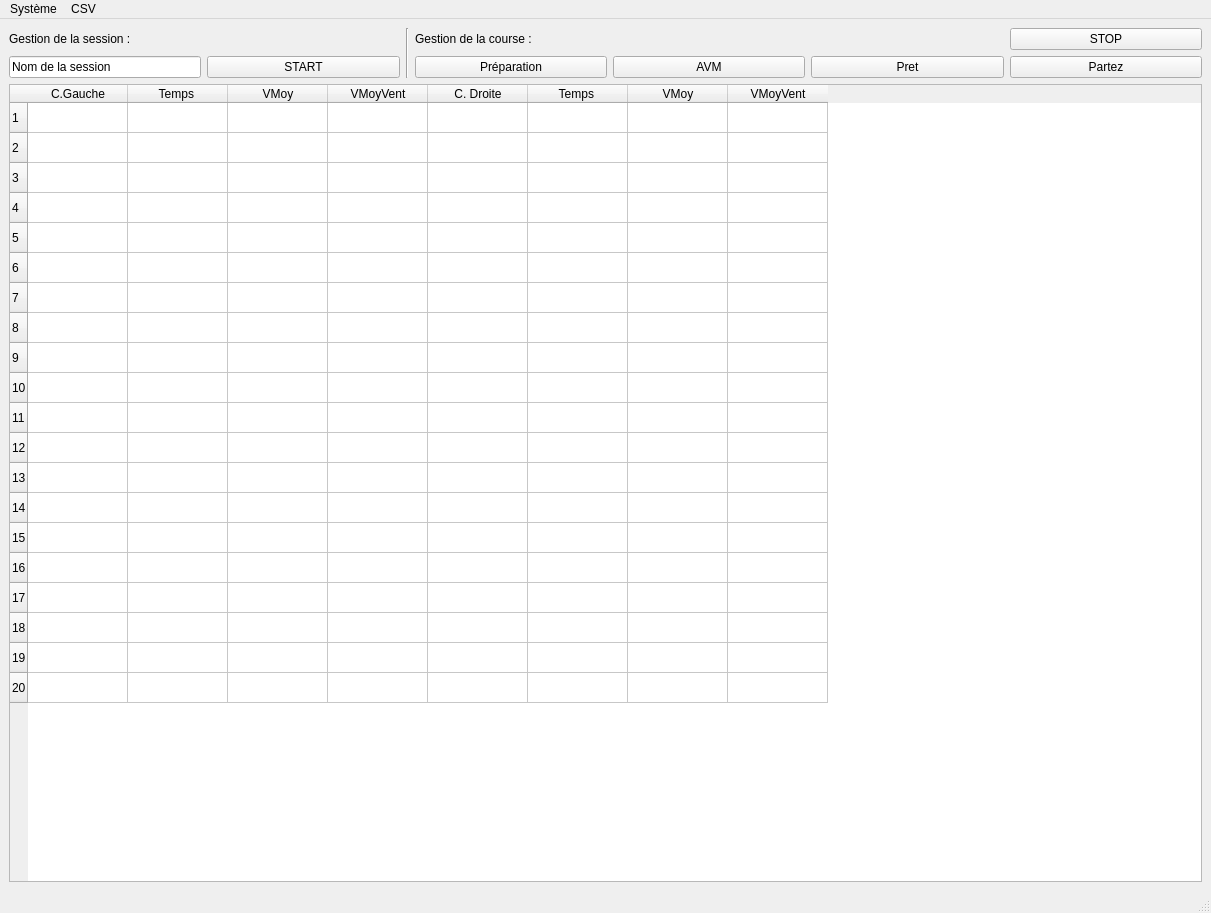
<?xml version="1.0" encoding="UTF-8"?>
<ui version="4.0">
 <class>CIhm</class>
 <widget class="QMainWindow" name="CIhm">
  <property name="geometry">
   <rect>
    <x>0</x>
    <y>0</y>
    <width>1211</width>
    <height>913</height>
   </rect>
  </property>
  <property name="windowTitle">
   <string>CIhm</string>
  </property>
  <widget class="QWidget" name="centralwidget">
   <layout class="QGridLayout" name="gridLayout_4">
    <item row="0" column="0">
     <layout class="QVBoxLayout" name="verticalLayout" stretch="0,1">
      <item>
       <layout class="QGridLayout" name="gridLayout" rowstretch="0,0,0">
        <property name="sizeConstraint">
         <enum>QLayout::SetDefaultConstraint</enum>
        </property>
        <item row="2" column="4">
         <widget class="QPushButton" name="pbAvm">
          <property name="text">
           <string>AVM</string>
          </property>
         </widget>
        </item>
        <item row="1" column="6">
         <widget class="QPushButton" name="pbStop">
          <property name="text">
           <string>STOP</string>
          </property>
         </widget>
        </item>
        <item row="2" column="0">
         <widget class="QLineEdit" name="leNomSession">
          <property name="sizePolicy">
           <sizepolicy hsizetype="Preferred" vsizetype="Fixed">
            <horstretch>0</horstretch>
            <verstretch>0</verstretch>
           </sizepolicy>
          </property>
          <property name="text">
           <string>Nom de la session</string>
          </property>
         </widget>
        </item>
        <item row="2" column="5">
         <widget class="QPushButton" name="pbPret">
          <property name="text">
           <string>Pret</string>
          </property>
         </widget>
        </item>
        <item row="2" column="6">
         <widget class="QPushButton" name="pbPartez">
          <property name="text">
           <string>Partez</string>
          </property>
         </widget>
        </item>
        <item row="1" column="3">
         <widget class="QLabel" name="label_2">
          <property name="text">
           <string>Gestion de la course :</string>
          </property>
         </widget>
        </item>
        <item row="2" column="3">
         <widget class="QPushButton" name="pbPreparation">
          <property name="text">
           <string>Préparation</string>
          </property>
         </widget>
        </item>
        <item row="2" column="1">
         <widget class="QPushButton" name="pbStart">
          <property name="text">
           <string>START</string>
          </property>
         </widget>
        </item>
        <item row="1" column="0">
         <widget class="QLabel" name="label">
          <property name="text">
           <string>Gestion de la session :</string>
          </property>
         </widget>
        </item>
        <item row="1" column="2" rowspan="2">
         <widget class="Line" name="line">
          <property name="orientation">
           <enum>Qt::Vertical</enum>
          </property>
         </widget>
        </item>
       </layout>
      </item>
      <item>
       <widget class="QTableWidget" name="tableWidget">
        <property name="showGrid">
         <bool>true</bool>
        </property>
        <property name="gridStyle">
         <enum>Qt::SolidLine</enum>
        </property>
        <row>
         <property name="text">
          <string>1</string>
         </property>
        </row>
        <row>
         <property name="text">
          <string>2</string>
         </property>
        </row>
        <row>
         <property name="text">
          <string>3</string>
         </property>
        </row>
        <row>
         <property name="text">
          <string>4</string>
         </property>
        </row>
        <row>
         <property name="text">
          <string>5</string>
         </property>
        </row>
        <row>
         <property name="text">
          <string>6</string>
         </property>
        </row>
        <row>
         <property name="text">
          <string>7</string>
         </property>
        </row>
        <row>
         <property name="text">
          <string>8</string>
         </property>
        </row>
        <row>
         <property name="text">
          <string>9</string>
         </property>
        </row>
        <row>
         <property name="text">
          <string>10</string>
         </property>
        </row>
        <row>
         <property name="text">
          <string>11</string>
         </property>
        </row>
        <row>
         <property name="text">
          <string>12</string>
         </property>
        </row>
        <row>
         <property name="text">
          <string>13</string>
         </property>
        </row>
        <row>
         <property name="text">
          <string>14</string>
         </property>
        </row>
        <row>
         <property name="text">
          <string>15</string>
         </property>
        </row>
        <row>
         <property name="text">
          <string>16</string>
         </property>
        </row>
        <row>
         <property name="text">
          <string>17</string>
         </property>
        </row>
        <row>
         <property name="text">
          <string>18</string>
         </property>
        </row>
        <row>
         <property name="text">
          <string>19</string>
         </property>
        </row>
        <row>
         <property name="text">
          <string>20</string>
         </property>
        </row>
        <column>
         <property name="text">
          <string>C.Gauche</string>
         </property>
        </column>
        <column>
         <property name="text">
          <string>Temps </string>
         </property>
        </column>
        <column>
         <property name="text">
          <string>VMoy</string>
         </property>
        </column>
        <column>
         <property name="text">
          <string>VMoyVent</string>
         </property>
        </column>
        <column>
         <property name="text">
          <string>C. Droite</string>
         </property>
        </column>
        <column>
         <property name="text">
          <string>Temps </string>
         </property>
        </column>
        <column>
         <property name="text">
          <string>VMoy</string>
         </property>
        </column>
        <column>
         <property name="text">
          <string>VMoyVent</string>
         </property>
        </column>
        <item row="0" column="1">
         <property name="text">
          <string/>
         </property>
         <property name="flags">
          <set>ItemIsDragEnabled|ItemIsDropEnabled|ItemIsUserCheckable|ItemIsEnabled</set>
         </property>
        </item>
        <item row="0" column="2">
         <property name="text">
          <string/>
         </property>
         <property name="flags">
          <set>ItemIsDragEnabled|ItemIsDropEnabled|ItemIsUserCheckable|ItemIsEnabled</set>
         </property>
        </item>
        <item row="0" column="3">
         <property name="text">
          <string/>
         </property>
         <property name="flags">
          <set>ItemIsDragEnabled|ItemIsDropEnabled|ItemIsUserCheckable|ItemIsEnabled</set>
         </property>
        </item>
        <item row="0" column="5">
         <property name="text">
          <string/>
         </property>
         <property name="flags">
          <set>ItemIsDragEnabled|ItemIsDropEnabled|ItemIsUserCheckable|ItemIsEnabled</set>
         </property>
        </item>
        <item row="0" column="6">
         <property name="text">
          <string/>
         </property>
         <property name="flags">
          <set>ItemIsDragEnabled|ItemIsDropEnabled|ItemIsUserCheckable|ItemIsEnabled</set>
         </property>
        </item>
        <item row="0" column="7">
         <property name="text">
          <string/>
         </property>
         <property name="flags">
          <set>ItemIsDragEnabled|ItemIsDropEnabled|ItemIsUserCheckable|ItemIsEnabled</set>
         </property>
        </item>
        <item row="1" column="1">
         <property name="text">
          <string/>
         </property>
         <property name="flags">
          <set>ItemIsDragEnabled|ItemIsDropEnabled|ItemIsUserCheckable|ItemIsEnabled</set>
         </property>
        </item>
        <item row="1" column="2">
         <property name="text">
          <string/>
         </property>
         <property name="flags">
          <set>ItemIsDragEnabled|ItemIsDropEnabled|ItemIsUserCheckable|ItemIsEnabled</set>
         </property>
        </item>
        <item row="1" column="3">
         <property name="text">
          <string/>
         </property>
         <property name="flags">
          <set>ItemIsDragEnabled|ItemIsDropEnabled|ItemIsUserCheckable|ItemIsEnabled</set>
         </property>
        </item>
        <item row="1" column="5">
         <property name="text">
          <string/>
         </property>
         <property name="flags">
          <set>ItemIsDragEnabled|ItemIsDropEnabled|ItemIsUserCheckable|ItemIsEnabled</set>
         </property>
        </item>
        <item row="1" column="6">
         <property name="text">
          <string/>
         </property>
         <property name="flags">
          <set>ItemIsDragEnabled|ItemIsDropEnabled|ItemIsUserCheckable|ItemIsEnabled</set>
         </property>
        </item>
        <item row="1" column="7">
         <property name="text">
          <string/>
         </property>
         <property name="flags">
          <set>ItemIsDragEnabled|ItemIsDropEnabled|ItemIsUserCheckable|ItemIsEnabled</set>
         </property>
        </item>
        <item row="2" column="1">
         <property name="text">
          <string/>
         </property>
         <property name="flags">
          <set>ItemIsDragEnabled|ItemIsDropEnabled|ItemIsUserCheckable|ItemIsEnabled</set>
         </property>
        </item>
        <item row="2" column="2">
         <property name="text">
          <string/>
         </property>
         <property name="flags">
          <set>ItemIsDragEnabled|ItemIsDropEnabled|ItemIsUserCheckable|ItemIsEnabled</set>
         </property>
        </item>
        <item row="2" column="3">
         <property name="text">
          <string/>
         </property>
         <property name="flags">
          <set>ItemIsDragEnabled|ItemIsDropEnabled|ItemIsUserCheckable|ItemIsEnabled</set>
         </property>
        </item>
        <item row="2" column="5">
         <property name="text">
          <string/>
         </property>
         <property name="flags">
          <set>ItemIsDragEnabled|ItemIsDropEnabled|ItemIsUserCheckable|ItemIsEnabled</set>
         </property>
        </item>
        <item row="2" column="6">
         <property name="text">
          <string/>
         </property>
         <property name="flags">
          <set>ItemIsDragEnabled|ItemIsDropEnabled|ItemIsUserCheckable|ItemIsEnabled</set>
         </property>
        </item>
        <item row="2" column="7">
         <property name="text">
          <string/>
         </property>
         <property name="flags">
          <set>ItemIsDragEnabled|ItemIsDropEnabled|ItemIsUserCheckable|ItemIsEnabled</set>
         </property>
        </item>
        <item row="3" column="1">
         <property name="text">
          <string/>
         </property>
         <property name="flags">
          <set>ItemIsDragEnabled|ItemIsDropEnabled|ItemIsUserCheckable|ItemIsEnabled</set>
         </property>
        </item>
        <item row="3" column="2">
         <property name="text">
          <string/>
         </property>
         <property name="flags">
          <set>ItemIsDragEnabled|ItemIsDropEnabled|ItemIsUserCheckable|ItemIsEnabled</set>
         </property>
        </item>
        <item row="3" column="3">
         <property name="text">
          <string/>
         </property>
         <property name="flags">
          <set>ItemIsDragEnabled|ItemIsDropEnabled|ItemIsUserCheckable|ItemIsEnabled</set>
         </property>
        </item>
        <item row="3" column="5">
         <property name="text">
          <string/>
         </property>
         <property name="flags">
          <set>ItemIsDragEnabled|ItemIsDropEnabled|ItemIsUserCheckable|ItemIsEnabled</set>
         </property>
        </item>
        <item row="3" column="6">
         <property name="text">
          <string/>
         </property>
         <property name="flags">
          <set>ItemIsDragEnabled|ItemIsDropEnabled|ItemIsUserCheckable|ItemIsEnabled</set>
         </property>
        </item>
        <item row="3" column="7">
         <property name="text">
          <string/>
         </property>
         <property name="flags">
          <set>ItemIsDragEnabled|ItemIsDropEnabled|ItemIsUserCheckable|ItemIsEnabled</set>
         </property>
        </item>
        <item row="4" column="1">
         <property name="text">
          <string/>
         </property>
         <property name="flags">
          <set>ItemIsDragEnabled|ItemIsDropEnabled|ItemIsUserCheckable|ItemIsEnabled</set>
         </property>
        </item>
        <item row="4" column="2">
         <property name="text">
          <string/>
         </property>
         <property name="flags">
          <set>ItemIsDragEnabled|ItemIsDropEnabled|ItemIsUserCheckable|ItemIsEnabled</set>
         </property>
        </item>
        <item row="4" column="3">
         <property name="text">
          <string/>
         </property>
         <property name="flags">
          <set>ItemIsDragEnabled|ItemIsDropEnabled|ItemIsUserCheckable|ItemIsEnabled</set>
         </property>
        </item>
        <item row="4" column="5">
         <property name="text">
          <string/>
         </property>
         <property name="flags">
          <set>ItemIsDragEnabled|ItemIsDropEnabled|ItemIsUserCheckable|ItemIsEnabled</set>
         </property>
        </item>
        <item row="4" column="6">
         <property name="text">
          <string/>
         </property>
         <property name="flags">
          <set>ItemIsDragEnabled|ItemIsDropEnabled|ItemIsUserCheckable|ItemIsEnabled</set>
         </property>
        </item>
        <item row="4" column="7">
         <property name="text">
          <string/>
         </property>
         <property name="flags">
          <set>ItemIsDragEnabled|ItemIsDropEnabled|ItemIsUserCheckable|ItemIsEnabled</set>
         </property>
        </item>
        <item row="5" column="1">
         <property name="text">
          <string/>
         </property>
         <property name="flags">
          <set>ItemIsDragEnabled|ItemIsDropEnabled|ItemIsUserCheckable|ItemIsEnabled</set>
         </property>
        </item>
        <item row="5" column="2">
         <property name="text">
          <string/>
         </property>
         <property name="flags">
          <set>ItemIsDragEnabled|ItemIsDropEnabled|ItemIsUserCheckable|ItemIsEnabled</set>
         </property>
        </item>
        <item row="5" column="3">
         <property name="text">
          <string/>
         </property>
         <property name="flags">
          <set>ItemIsDragEnabled|ItemIsDropEnabled|ItemIsUserCheckable|ItemIsEnabled</set>
         </property>
        </item>
        <item row="5" column="5">
         <property name="text">
          <string/>
         </property>
         <property name="flags">
          <set>ItemIsDragEnabled|ItemIsDropEnabled|ItemIsUserCheckable|ItemIsEnabled</set>
         </property>
        </item>
        <item row="5" column="6">
         <property name="text">
          <string/>
         </property>
         <property name="flags">
          <set>ItemIsDragEnabled|ItemIsDropEnabled|ItemIsUserCheckable|ItemIsEnabled</set>
         </property>
        </item>
        <item row="5" column="7">
         <property name="text">
          <string/>
         </property>
         <property name="flags">
          <set>ItemIsDragEnabled|ItemIsDropEnabled|ItemIsUserCheckable|ItemIsEnabled</set>
         </property>
        </item>
        <item row="6" column="1">
         <property name="text">
          <string/>
         </property>
         <property name="flags">
          <set>ItemIsDragEnabled|ItemIsDropEnabled|ItemIsUserCheckable|ItemIsEnabled</set>
         </property>
        </item>
        <item row="6" column="2">
         <property name="text">
          <string/>
         </property>
         <property name="flags">
          <set>ItemIsDragEnabled|ItemIsDropEnabled|ItemIsUserCheckable|ItemIsEnabled</set>
         </property>
        </item>
        <item row="6" column="3">
         <property name="text">
          <string/>
         </property>
         <property name="flags">
          <set>ItemIsDragEnabled|ItemIsDropEnabled|ItemIsUserCheckable|ItemIsEnabled</set>
         </property>
        </item>
        <item row="6" column="5">
         <property name="text">
          <string/>
         </property>
         <property name="flags">
          <set>ItemIsDragEnabled|ItemIsDropEnabled|ItemIsUserCheckable|ItemIsEnabled</set>
         </property>
        </item>
        <item row="6" column="6">
         <property name="text">
          <string/>
         </property>
         <property name="flags">
          <set>ItemIsDragEnabled|ItemIsDropEnabled|ItemIsUserCheckable|ItemIsEnabled</set>
         </property>
        </item>
        <item row="6" column="7">
         <property name="text">
          <string/>
         </property>
         <property name="flags">
          <set>ItemIsDragEnabled|ItemIsDropEnabled|ItemIsUserCheckable|ItemIsEnabled</set>
         </property>
        </item>
        <item row="7" column="1">
         <property name="text">
          <string/>
         </property>
         <property name="flags">
          <set>ItemIsDragEnabled|ItemIsDropEnabled|ItemIsUserCheckable|ItemIsEnabled</set>
         </property>
        </item>
        <item row="7" column="2">
         <property name="text">
          <string/>
         </property>
         <property name="flags">
          <set>ItemIsDragEnabled|ItemIsDropEnabled|ItemIsUserCheckable|ItemIsEnabled</set>
         </property>
        </item>
        <item row="7" column="3">
         <property name="text">
          <string/>
         </property>
         <property name="flags">
          <set>ItemIsDragEnabled|ItemIsDropEnabled|ItemIsUserCheckable|ItemIsEnabled</set>
         </property>
        </item>
        <item row="7" column="5">
         <property name="text">
          <string/>
         </property>
         <property name="flags">
          <set>ItemIsDragEnabled|ItemIsDropEnabled|ItemIsUserCheckable|ItemIsEnabled</set>
         </property>
        </item>
        <item row="7" column="6">
         <property name="text">
          <string/>
         </property>
         <property name="flags">
          <set>ItemIsDragEnabled|ItemIsDropEnabled|ItemIsUserCheckable|ItemIsEnabled</set>
         </property>
        </item>
        <item row="7" column="7">
         <property name="text">
          <string/>
         </property>
         <property name="flags">
          <set>ItemIsDragEnabled|ItemIsDropEnabled|ItemIsUserCheckable|ItemIsEnabled</set>
         </property>
        </item>
        <item row="8" column="1">
         <property name="text">
          <string/>
         </property>
         <property name="flags">
          <set>ItemIsDragEnabled|ItemIsDropEnabled|ItemIsUserCheckable|ItemIsEnabled</set>
         </property>
        </item>
        <item row="8" column="2">
         <property name="text">
          <string/>
         </property>
         <property name="flags">
          <set>ItemIsDragEnabled|ItemIsDropEnabled|ItemIsUserCheckable|ItemIsEnabled</set>
         </property>
        </item>
        <item row="8" column="3">
         <property name="text">
          <string/>
         </property>
         <property name="flags">
          <set>ItemIsDragEnabled|ItemIsDropEnabled|ItemIsUserCheckable|ItemIsEnabled</set>
         </property>
        </item>
        <item row="8" column="5">
         <property name="text">
          <string/>
         </property>
         <property name="flags">
          <set>ItemIsDragEnabled|ItemIsDropEnabled|ItemIsUserCheckable|ItemIsEnabled</set>
         </property>
        </item>
        <item row="8" column="6">
         <property name="text">
          <string/>
         </property>
         <property name="flags">
          <set>ItemIsDragEnabled|ItemIsDropEnabled|ItemIsUserCheckable|ItemIsEnabled</set>
         </property>
        </item>
        <item row="8" column="7">
         <property name="text">
          <string/>
         </property>
         <property name="flags">
          <set>ItemIsDragEnabled|ItemIsDropEnabled|ItemIsUserCheckable|ItemIsEnabled</set>
         </property>
        </item>
        <item row="9" column="1">
         <property name="text">
          <string/>
         </property>
         <property name="flags">
          <set>ItemIsDragEnabled|ItemIsDropEnabled|ItemIsUserCheckable|ItemIsEnabled</set>
         </property>
        </item>
        <item row="9" column="2">
         <property name="text">
          <string/>
         </property>
         <property name="flags">
          <set>ItemIsDragEnabled|ItemIsDropEnabled|ItemIsUserCheckable|ItemIsEnabled</set>
         </property>
        </item>
        <item row="9" column="3">
         <property name="text">
          <string/>
         </property>
         <property name="flags">
          <set>ItemIsDragEnabled|ItemIsDropEnabled|ItemIsUserCheckable|ItemIsEnabled</set>
         </property>
        </item>
        <item row="9" column="5">
         <property name="text">
          <string/>
         </property>
         <property name="flags">
          <set>ItemIsDragEnabled|ItemIsDropEnabled|ItemIsUserCheckable|ItemIsEnabled</set>
         </property>
        </item>
        <item row="9" column="6">
         <property name="text">
          <string/>
         </property>
         <property name="flags">
          <set>ItemIsDragEnabled|ItemIsDropEnabled|ItemIsUserCheckable|ItemIsEnabled</set>
         </property>
        </item>
        <item row="9" column="7">
         <property name="text">
          <string/>
         </property>
         <property name="flags">
          <set>ItemIsDragEnabled|ItemIsDropEnabled|ItemIsUserCheckable|ItemIsEnabled</set>
         </property>
        </item>
        <item row="10" column="1">
         <property name="text">
          <string/>
         </property>
         <property name="flags">
          <set>ItemIsDragEnabled|ItemIsDropEnabled|ItemIsUserCheckable|ItemIsEnabled</set>
         </property>
        </item>
        <item row="10" column="2">
         <property name="text">
          <string/>
         </property>
         <property name="flags">
          <set>ItemIsDragEnabled|ItemIsDropEnabled|ItemIsUserCheckable|ItemIsEnabled</set>
         </property>
        </item>
        <item row="10" column="3">
         <property name="text">
          <string/>
         </property>
         <property name="flags">
          <set>ItemIsDragEnabled|ItemIsDropEnabled|ItemIsUserCheckable|ItemIsEnabled</set>
         </property>
        </item>
        <item row="10" column="5">
         <property name="text">
          <string/>
         </property>
         <property name="flags">
          <set>ItemIsDragEnabled|ItemIsDropEnabled|ItemIsUserCheckable|ItemIsEnabled</set>
         </property>
        </item>
        <item row="10" column="6">
         <property name="text">
          <string/>
         </property>
         <property name="flags">
          <set>ItemIsDragEnabled|ItemIsDropEnabled|ItemIsUserCheckable|ItemIsEnabled</set>
         </property>
        </item>
        <item row="10" column="7">
         <property name="text">
          <string/>
         </property>
         <property name="flags">
          <set>ItemIsDragEnabled|ItemIsDropEnabled|ItemIsUserCheckable|ItemIsEnabled</set>
         </property>
        </item>
        <item row="11" column="1">
         <property name="text">
          <string/>
         </property>
         <property name="flags">
          <set>ItemIsDragEnabled|ItemIsDropEnabled|ItemIsUserCheckable|ItemIsEnabled</set>
         </property>
        </item>
        <item row="11" column="2">
         <property name="text">
          <string/>
         </property>
         <property name="flags">
          <set>ItemIsDragEnabled|ItemIsDropEnabled|ItemIsUserCheckable|ItemIsEnabled</set>
         </property>
        </item>
        <item row="11" column="3">
         <property name="text">
          <string/>
         </property>
         <property name="flags">
          <set>ItemIsDragEnabled|ItemIsDropEnabled|ItemIsUserCheckable|ItemIsEnabled</set>
         </property>
        </item>
        <item row="11" column="5">
         <property name="text">
          <string/>
         </property>
         <property name="flags">
          <set>ItemIsDragEnabled|ItemIsDropEnabled|ItemIsUserCheckable|ItemIsEnabled</set>
         </property>
        </item>
        <item row="11" column="6">
         <property name="text">
          <string/>
         </property>
         <property name="flags">
          <set>ItemIsDragEnabled|ItemIsDropEnabled|ItemIsUserCheckable|ItemIsEnabled</set>
         </property>
        </item>
        <item row="11" column="7">
         <property name="text">
          <string/>
         </property>
         <property name="flags">
          <set>ItemIsDragEnabled|ItemIsDropEnabled|ItemIsUserCheckable|ItemIsEnabled</set>
         </property>
        </item>
        <item row="12" column="1">
         <property name="text">
          <string/>
         </property>
         <property name="flags">
          <set>ItemIsDragEnabled|ItemIsDropEnabled|ItemIsUserCheckable|ItemIsEnabled</set>
         </property>
        </item>
        <item row="12" column="2">
         <property name="text">
          <string/>
         </property>
         <property name="flags">
          <set>ItemIsDragEnabled|ItemIsDropEnabled|ItemIsUserCheckable|ItemIsEnabled</set>
         </property>
        </item>
        <item row="12" column="3">
         <property name="text">
          <string/>
         </property>
         <property name="flags">
          <set>ItemIsDragEnabled|ItemIsDropEnabled|ItemIsUserCheckable|ItemIsEnabled</set>
         </property>
        </item>
        <item row="12" column="5">
         <property name="text">
          <string/>
         </property>
         <property name="flags">
          <set>ItemIsDragEnabled|ItemIsDropEnabled|ItemIsUserCheckable|ItemIsEnabled</set>
         </property>
        </item>
        <item row="12" column="6">
         <property name="text">
          <string/>
         </property>
         <property name="flags">
          <set>ItemIsDragEnabled|ItemIsDropEnabled|ItemIsUserCheckable|ItemIsEnabled</set>
         </property>
        </item>
        <item row="12" column="7">
         <property name="text">
          <string/>
         </property>
         <property name="flags">
          <set>ItemIsDragEnabled|ItemIsDropEnabled|ItemIsUserCheckable|ItemIsEnabled</set>
         </property>
        </item>
        <item row="13" column="1">
         <property name="text">
          <string/>
         </property>
         <property name="flags">
          <set>ItemIsDragEnabled|ItemIsDropEnabled|ItemIsUserCheckable|ItemIsEnabled</set>
         </property>
        </item>
        <item row="13" column="2">
         <property name="text">
          <string/>
         </property>
         <property name="flags">
          <set>ItemIsDragEnabled|ItemIsDropEnabled|ItemIsUserCheckable|ItemIsEnabled</set>
         </property>
        </item>
        <item row="13" column="3">
         <property name="text">
          <string/>
         </property>
         <property name="flags">
          <set>ItemIsDragEnabled|ItemIsDropEnabled|ItemIsUserCheckable|ItemIsEnabled</set>
         </property>
        </item>
        <item row="13" column="5">
         <property name="text">
          <string/>
         </property>
         <property name="flags">
          <set>ItemIsDragEnabled|ItemIsDropEnabled|ItemIsUserCheckable|ItemIsEnabled</set>
         </property>
        </item>
        <item row="13" column="6">
         <property name="text">
          <string/>
         </property>
         <property name="flags">
          <set>ItemIsDragEnabled|ItemIsDropEnabled|ItemIsUserCheckable|ItemIsEnabled</set>
         </property>
        </item>
        <item row="13" column="7">
         <property name="text">
          <string/>
         </property>
         <property name="flags">
          <set>ItemIsDragEnabled|ItemIsDropEnabled|ItemIsUserCheckable|ItemIsEnabled</set>
         </property>
        </item>
        <item row="14" column="1">
         <property name="text">
          <string/>
         </property>
         <property name="flags">
          <set>ItemIsDragEnabled|ItemIsDropEnabled|ItemIsUserCheckable|ItemIsEnabled</set>
         </property>
        </item>
        <item row="14" column="2">
         <property name="text">
          <string/>
         </property>
         <property name="flags">
          <set>ItemIsDragEnabled|ItemIsDropEnabled|ItemIsUserCheckable|ItemIsEnabled</set>
         </property>
        </item>
        <item row="14" column="3">
         <property name="text">
          <string/>
         </property>
         <property name="flags">
          <set>ItemIsDragEnabled|ItemIsDropEnabled|ItemIsUserCheckable|ItemIsEnabled</set>
         </property>
        </item>
        <item row="14" column="5">
         <property name="text">
          <string/>
         </property>
         <property name="flags">
          <set>ItemIsDragEnabled|ItemIsDropEnabled|ItemIsUserCheckable|ItemIsEnabled</set>
         </property>
        </item>
        <item row="14" column="6">
         <property name="text">
          <string/>
         </property>
         <property name="flags">
          <set>ItemIsDragEnabled|ItemIsDropEnabled|ItemIsUserCheckable|ItemIsEnabled</set>
         </property>
        </item>
        <item row="14" column="7">
         <property name="text">
          <string/>
         </property>
         <property name="flags">
          <set>ItemIsDragEnabled|ItemIsDropEnabled|ItemIsUserCheckable|ItemIsEnabled</set>
         </property>
        </item>
        <item row="15" column="1">
         <property name="text">
          <string/>
         </property>
         <property name="flags">
          <set>ItemIsDragEnabled|ItemIsDropEnabled|ItemIsUserCheckable|ItemIsEnabled</set>
         </property>
        </item>
        <item row="15" column="2">
         <property name="text">
          <string/>
         </property>
         <property name="flags">
          <set>ItemIsDragEnabled|ItemIsDropEnabled|ItemIsUserCheckable|ItemIsEnabled</set>
         </property>
        </item>
        <item row="15" column="3">
         <property name="text">
          <string/>
         </property>
         <property name="flags">
          <set>ItemIsDragEnabled|ItemIsDropEnabled|ItemIsUserCheckable|ItemIsEnabled</set>
         </property>
        </item>
        <item row="15" column="5">
         <property name="text">
          <string/>
         </property>
         <property name="flags">
          <set>ItemIsDragEnabled|ItemIsDropEnabled|ItemIsUserCheckable|ItemIsEnabled</set>
         </property>
        </item>
        <item row="15" column="6">
         <property name="text">
          <string/>
         </property>
         <property name="flags">
          <set>ItemIsDragEnabled|ItemIsDropEnabled|ItemIsUserCheckable|ItemIsEnabled</set>
         </property>
        </item>
        <item row="15" column="7">
         <property name="text">
          <string/>
         </property>
         <property name="flags">
          <set>ItemIsDragEnabled|ItemIsDropEnabled|ItemIsUserCheckable|ItemIsEnabled</set>
         </property>
        </item>
        <item row="16" column="1">
         <property name="text">
          <string/>
         </property>
         <property name="flags">
          <set>ItemIsDragEnabled|ItemIsDropEnabled|ItemIsUserCheckable|ItemIsEnabled</set>
         </property>
        </item>
        <item row="16" column="2">
         <property name="text">
          <string/>
         </property>
         <property name="flags">
          <set>ItemIsDragEnabled|ItemIsDropEnabled|ItemIsUserCheckable|ItemIsEnabled</set>
         </property>
        </item>
        <item row="16" column="3">
         <property name="text">
          <string/>
         </property>
         <property name="flags">
          <set>ItemIsDragEnabled|ItemIsDropEnabled|ItemIsUserCheckable|ItemIsEnabled</set>
         </property>
        </item>
        <item row="16" column="5">
         <property name="text">
          <string/>
         </property>
         <property name="flags">
          <set>ItemIsDragEnabled|ItemIsDropEnabled|ItemIsUserCheckable|ItemIsEnabled</set>
         </property>
        </item>
        <item row="16" column="6">
         <property name="text">
          <string/>
         </property>
         <property name="flags">
          <set>ItemIsDragEnabled|ItemIsDropEnabled|ItemIsUserCheckable|ItemIsEnabled</set>
         </property>
        </item>
        <item row="16" column="7">
         <property name="text">
          <string/>
         </property>
         <property name="flags">
          <set>ItemIsDragEnabled|ItemIsDropEnabled|ItemIsUserCheckable|ItemIsEnabled</set>
         </property>
        </item>
        <item row="17" column="1">
         <property name="text">
          <string/>
         </property>
         <property name="flags">
          <set>ItemIsDragEnabled|ItemIsDropEnabled|ItemIsUserCheckable|ItemIsEnabled</set>
         </property>
        </item>
        <item row="17" column="2">
         <property name="text">
          <string/>
         </property>
         <property name="flags">
          <set>ItemIsDragEnabled|ItemIsDropEnabled|ItemIsUserCheckable|ItemIsEnabled</set>
         </property>
        </item>
        <item row="17" column="3">
         <property name="text">
          <string/>
         </property>
         <property name="flags">
          <set>ItemIsDragEnabled|ItemIsDropEnabled|ItemIsUserCheckable|ItemIsEnabled</set>
         </property>
        </item>
        <item row="17" column="5">
         <property name="text">
          <string/>
         </property>
         <property name="flags">
          <set>ItemIsDragEnabled|ItemIsDropEnabled|ItemIsUserCheckable|ItemIsEnabled</set>
         </property>
        </item>
        <item row="17" column="6">
         <property name="text">
          <string/>
         </property>
         <property name="flags">
          <set>ItemIsDragEnabled|ItemIsDropEnabled|ItemIsUserCheckable|ItemIsEnabled</set>
         </property>
        </item>
        <item row="17" column="7">
         <property name="text">
          <string/>
         </property>
         <property name="flags">
          <set>ItemIsDragEnabled|ItemIsDropEnabled|ItemIsUserCheckable|ItemIsEnabled</set>
         </property>
        </item>
        <item row="18" column="1">
         <property name="text">
          <string/>
         </property>
         <property name="flags">
          <set>ItemIsDragEnabled|ItemIsDropEnabled|ItemIsUserCheckable|ItemIsEnabled</set>
         </property>
        </item>
        <item row="18" column="2">
         <property name="text">
          <string/>
         </property>
         <property name="flags">
          <set>ItemIsEditable|ItemIsDragEnabled|ItemIsDropEnabled|ItemIsUserCheckable|ItemIsEnabled</set>
         </property>
        </item>
        <item row="18" column="3">
         <property name="text">
          <string/>
         </property>
         <property name="flags">
          <set>ItemIsDragEnabled|ItemIsDropEnabled|ItemIsUserCheckable|ItemIsEnabled</set>
         </property>
        </item>
        <item row="18" column="5">
         <property name="text">
          <string/>
         </property>
         <property name="flags">
          <set>ItemIsDragEnabled|ItemIsDropEnabled|ItemIsUserCheckable|ItemIsEnabled</set>
         </property>
        </item>
        <item row="18" column="6">
         <property name="text">
          <string/>
         </property>
         <property name="flags">
          <set>ItemIsDragEnabled|ItemIsDropEnabled|ItemIsUserCheckable|ItemIsEnabled</set>
         </property>
        </item>
        <item row="18" column="7">
         <property name="text">
          <string/>
         </property>
         <property name="flags">
          <set>ItemIsDragEnabled|ItemIsDropEnabled|ItemIsUserCheckable|ItemIsEnabled</set>
         </property>
        </item>
        <item row="19" column="1">
         <property name="text">
          <string/>
         </property>
         <property name="flags">
          <set>ItemIsDragEnabled|ItemIsDropEnabled|ItemIsUserCheckable|ItemIsEnabled</set>
         </property>
        </item>
        <item row="19" column="2">
         <property name="text">
          <string/>
         </property>
         <property name="flags">
          <set>ItemIsEditable|ItemIsDragEnabled|ItemIsDropEnabled|ItemIsUserCheckable|ItemIsEnabled</set>
         </property>
        </item>
        <item row="19" column="3">
         <property name="text">
          <string/>
         </property>
         <property name="flags">
          <set>ItemIsDragEnabled|ItemIsDropEnabled|ItemIsUserCheckable|ItemIsEnabled</set>
         </property>
        </item>
        <item row="19" column="5">
         <property name="text">
          <string/>
         </property>
         <property name="flags">
          <set>ItemIsDragEnabled|ItemIsDropEnabled|ItemIsUserCheckable|ItemIsEnabled</set>
         </property>
        </item>
        <item row="19" column="6">
         <property name="text">
          <string/>
         </property>
         <property name="flags">
          <set>ItemIsDragEnabled|ItemIsDropEnabled|ItemIsUserCheckable|ItemIsEnabled</set>
         </property>
        </item>
        <item row="19" column="7">
         <property name="text">
          <string/>
         </property>
         <property name="flags">
          <set>ItemIsDragEnabled|ItemIsDropEnabled|ItemIsUserCheckable|ItemIsEnabled</set>
         </property>
        </item>
       </widget>
      </item>
     </layout>
    </item>
   </layout>
  </widget>
  <widget class="QMenuBar" name="menubar">
   <property name="geometry">
    <rect>
     <x>0</x>
     <y>0</y>
     <width>1211</width>
     <height>28</height>
    </rect>
   </property>
   <widget class="QMenu" name="menuSyst_me">
    <property name="title">
     <string>Système</string>
    </property>
    <addaction name="actionQuitter"/>
    <addaction name="actionRedemarrage"/>
    <addaction name="actionArreter"/>
   </widget>
   <widget class="QMenu" name="menuCSV">
    <property name="title">
     <string>CSV</string>
    </property>
    <addaction name="actionImport_CSV"/>
    <addaction name="actionExportCSV"/>
   </widget>
   <addaction name="menuSyst_me"/>
   <addaction name="menuCSV"/>
  </widget>
  <widget class="QStatusBar" name="statusbar"/>
  <action name="actionRedemarrage">
   <property name="text">
    <string>Redémarrage</string>
   </property>
  </action>
  <action name="actionArreter">
   <property name="text">
    <string>Arreter</string>
   </property>
  </action>
  <action name="actionQuitter">
   <property name="text">
    <string>Quitter</string>
   </property>
  </action>
  <action name="actionExport_CSV">
   <property name="text">
    <string>Export CSV</string>
   </property>
  </action>
  <action name="actionTest_Capteur">
   <property name="text">
    <string>Test Capteurs</string>
   </property>
  </action>
  <action name="actionImport_CSV">
   <property name="text">
    <string>Import CSV</string>
   </property>
  </action>
  <action name="actionExportCSV">
   <property name="text">
    <string>Export CSV</string>
   </property>
  </action>
 </widget>
 <resources/>
 <connections/>
</ui>
